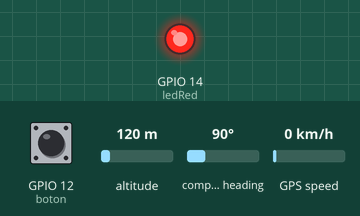
This sketch was run on a simulated ESP8266 (NodeMCU). Parts: output pins drawn as LEDs (lit = HIGH). The test bench sets the inputs (shaded band); at power-on: GPIO 12 (boton) HIGH, altitude 120 m, compass heading 90°, GPS speed 0 km/h. WiFi joins after 1.5 s; servers stay silent unless stated; uploads are accepted with an empty reply; the GPS gets a fix after 3 s at 37.7749, -122.4194 with 8 satellites; what the sketch prints to the serial monitor is not drawn.

Above: at 0.1 s.
At 1.6 s:
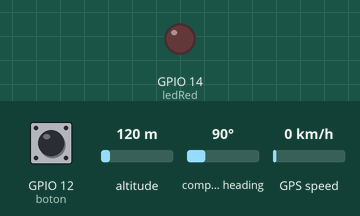
Timing chart, 0 to 3.1 s (numbered marks = the images above):
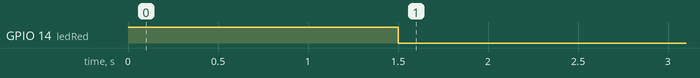

The sketch:

wcpaddapp_wifi.ino
```cpp
#include <ESP8266WiFi.h>
#include <WiFiClient.h>
#include <ESP8266HTTPClient.h>
#include <SoftwareSerial.h>
#include <TinyGPS.h>


TinyGPS gps;
SoftwareSerial ss(5, 4);

int ledRed = 14;
int boton = 12;
int valBoton = 1;

unsigned long time1 = 0;
unsigned long time2 = 0;
unsigned long time3 = 0;
float flat, flon;
unsigned long age;
void setup() {

  Serial.begin(9600);
  ss.begin(9600);

  pinMode(ledRed, OUTPUT);
  pinMode(boton, INPUT_PULLUP);


  resetWifi();
  time1 = millis();
  time2 = millis();

}

void loop() {

  valBoton = digitalRead(boton);  // read input value
  if (valBoton == LOW) {         // check if the input is HIGH (button released)
    delay(50);
    valBoton = digitalRead(boton);  // read input value
    if (valBoton == LOW) {         // check if the input is HIGH (button released)
      resetWifi();


    }

  }


  if ( millis() > (time1 + 1000)) {
    getGps();
    time1 = millis();
  }

  if ( millis() > (time2 + 15000)) {

    if (WiFi.status() == WL_CONNECTED) {

      http_post();


    } else {

      Serial.println("Error in WiFi connection");

    }

    time2 = millis();
  }


}

void http_post() {
  HTTPClient http;

  http.begin("http://www.wcpaddapp.com/arduino/report2.php");
  http.addHeader("Content-Type", "application/x-www-form-urlencoded");

  int httpCode = http.POST("lat=" + String(flat) + "&lng=" + String(flon) + "&device_id=0002");
  String payload = http.getString();

  Serial.println(httpCode);   //Print HTTP return code
  Serial.println(payload);    //Print request response payload

  http.end();
  int e=0;
  String req = getValue(payload, ',', 0);
  if (req != "ok") {
    e++;
    if (e == 3) {
      e = 0;
      resetWifi();

    }
  }

}


void getGps() {

  bool newData = false;
  unsigned long chars;
  unsigned short sentences, failed;

  // For one second we parse GPS data and report some key values
  for (unsigned long start = millis(); millis() - start < 1000;)
  {
    while (ss.available())
    {
      char c = ss.read();
      if (gps.encode(c))
        newData = true;
    }
  }

  if (newData)
  {

    gps.f_get_position(&flat, &flon, &age);

    flat == TinyGPS::GPS_INVALID_F_ANGLE ? 0.0 : flat, 6;
    flon == TinyGPS::GPS_INVALID_F_ANGLE ? 0.0 : flon, 6;
    Serial.println(flat);
    Serial.println(flon);

  }
}

void resetWifi() {
  digitalWrite(ledRed, HIGH);
  WiFi.mode(WIFI_STA);
  WiFi.begin("TP-LINK_7F84", "95056258");

  while (WiFi.status() != WL_CONNECTED) {
    delay(500);
    Serial.print(".");
  }
  digitalWrite(ledRed, LOW);
  Serial.println("");
  Serial.println("WiFi connected");
  Serial.println("IP address: ");
  Serial.println(WiFi.localIP());
}

String getValue(String data, char separator, int index)
{
  int found = 0;
  int strIndex[] = {0, -1};
  int maxIndex = data.length() - 1;

  for (int i = 0; i <= maxIndex && found <= index; i++) {
    if (data.charAt(i) == separator || i == maxIndex) {
      found++;
      strIndex[0] = strIndex[1] + 1;
      strIndex[1] = (i == maxIndex) ? i + 1 : i;
    }
  }

  return found > index ? data.substring(strIndex[0], strIndex[1]) : "";
}
```
